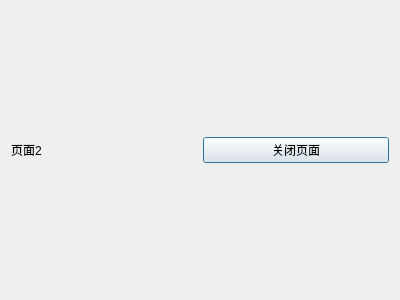
<?xml version="1.0" encoding="UTF-8"?>
<ui version="4.0">
 <class>WindowTwo</class>
 <widget class="QDialog" name="WindowTwo">
  <property name="geometry">
   <rect>
    <x>0</x>
    <y>0</y>
    <width>400</width>
    <height>300</height>
   </rect>
  </property>
  <property name="windowTitle">
   <string>Dialog</string>
  </property>
  <layout class="QGridLayout" name="gridLayout">
   <item row="0" column="0">
    <widget class="QLabel" name="label">
     <property name="text">
      <string>页面2</string>
     </property>
    </widget>
   </item>
   <item row="0" column="1">
    <widget class="QPushButton" name="closeBtn">
     <property name="text">
      <string>关闭页面</string>
     </property>
    </widget>
   </item>
  </layout>
 </widget>
 <resources/>
 <connections/>
</ui>
